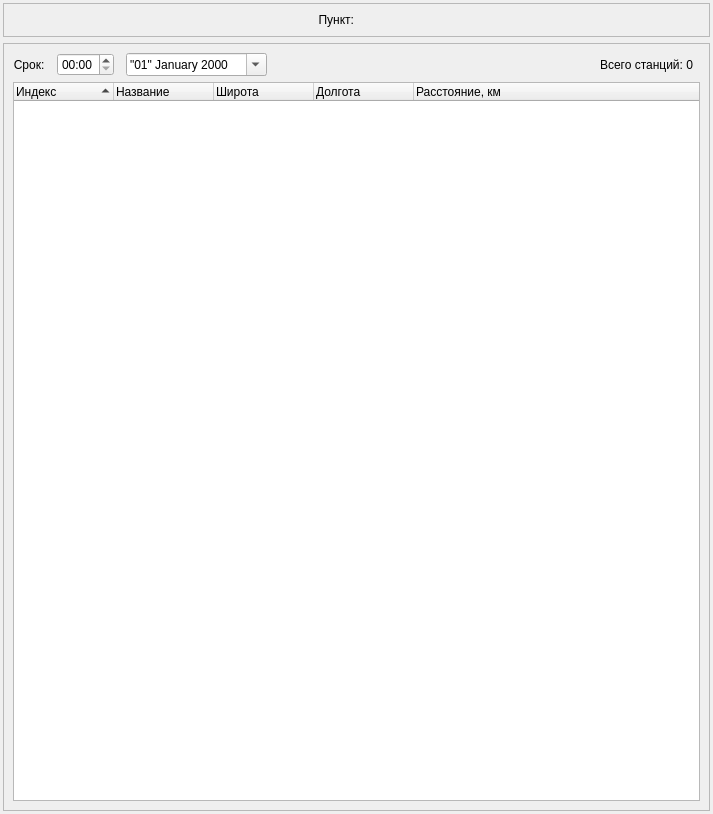
<?xml version="1.0" encoding="UTF-8"?>
<ui version="4.0">
 <class>StationList</class>
 <widget class="QWidget" name="StationList">
  <property name="geometry">
   <rect>
    <x>0</x>
    <y>0</y>
    <width>713</width>
    <height>814</height>
   </rect>
  </property>
  <property name="windowTitle">
   <string>Список станций с данными</string>
  </property>
  <layout class="QVBoxLayout" name="verticalLayout">
   <property name="leftMargin">
    <number>3</number>
   </property>
   <property name="topMargin">
    <number>3</number>
   </property>
   <property name="rightMargin">
    <number>3</number>
   </property>
   <property name="bottomMargin">
    <number>3</number>
   </property>
   <item>
    <widget class="QFrame" name="frame_2">
     <property name="frameShape">
      <enum>QFrame::StyledPanel</enum>
     </property>
     <property name="frameShadow">
      <enum>QFrame::Raised</enum>
     </property>
     <layout class="QHBoxLayout" name="horizontalLayout">
      <item>
       <widget class="QLabel" name="label">
        <property name="text">
         <string>Пункт:</string>
        </property>
        <property name="alignment">
         <set>Qt::AlignRight|Qt::AlignTop|Qt::AlignTrailing</set>
        </property>
       </widget>
      </item>
      <item>
       <widget class="StationWidget" name="point" native="true">
        <property name="sizePolicy">
         <sizepolicy hsizetype="Preferred" vsizetype="Maximum">
          <horstretch>0</horstretch>
          <verstretch>0</verstretch>
         </sizepolicy>
        </property>
        <property name="isMapButtonVisible" stdset="0">
         <bool>true</bool>
        </property>
        <property name="isSearchVisible" stdset="0">
         <bool>true</bool>
        </property>
        <property name="isSavedStationsVisible" stdset="0">
         <bool>false</bool>
        </property>
        <property name="isHorisontal" stdset="0">
         <bool>false</bool>
        </property>
        <property name="isFilterVisible" stdset="0">
         <bool>true</bool>
        </property>
       </widget>
      </item>
     </layout>
    </widget>
   </item>
   <item>
    <widget class="QFrame" name="frame">
     <property name="frameShape">
      <enum>QFrame::StyledPanel</enum>
     </property>
     <property name="frameShadow">
      <enum>QFrame::Raised</enum>
     </property>
     <layout class="QGridLayout" name="gridLayout">
      <item row="1" column="0" colspan="7">
       <widget class="QTreeWidget" name="stations">
        <property name="sizePolicy">
         <sizepolicy hsizetype="Expanding" vsizetype="MinimumExpanding">
          <horstretch>0</horstretch>
          <verstretch>0</verstretch>
         </sizepolicy>
        </property>
        <property name="rootIsDecorated">
         <bool>false</bool>
        </property>
        <property name="itemsExpandable">
         <bool>false</bool>
        </property>
        <property name="sortingEnabled">
         <bool>true</bool>
        </property>
        <property name="expandsOnDoubleClick">
         <bool>false</bool>
        </property>
        <attribute name="headerShowSortIndicator" stdset="0">
         <bool>true</bool>
        </attribute>
        <column>
         <property name="text">
          <string>Индекс</string>
         </property>
        </column>
        <column>
         <property name="text">
          <string>Название</string>
         </property>
        </column>
        <column>
         <property name="text">
          <string>Широта</string>
         </property>
        </column>
        <column>
         <property name="text">
          <string>Долгота</string>
         </property>
        </column>
        <column>
         <property name="text">
          <string>Расстояние, км</string>
         </property>
        </column>
       </widget>
      </item>
      <item row="0" column="3">
       <widget class="QDateEdit" name="date">
        <property name="displayFormat">
         <string>&quot;dd&quot; MMMM yyyy</string>
        </property>
        <property name="calendarPopup">
         <bool>true</bool>
        </property>
       </widget>
      </item>
      <item row="0" column="0">
       <widget class="QLabel" name="label_6">
        <property name="text">
         <string>Срок:  </string>
        </property>
        <property name="alignment">
         <set>Qt::AlignRight|Qt::AlignTrailing|Qt::AlignVCenter</set>
        </property>
        <property name="buddy">
         <cstring>time</cstring>
        </property>
       </widget>
      </item>
      <item row="0" column="1">
       <widget class="QTimeEdit" name="time">
        <property name="displayFormat">
         <string>HH:mm</string>
        </property>
        <property name="calendarPopup">
         <bool>true</bool>
        </property>
       </widget>
      </item>
      <item row="0" column="5">
       <widget class="QLabel" name="stationCount">
        <property name="text">
         <string>Всего станций: 0</string>
        </property>
       </widget>
      </item>
      <item row="0" column="4">
       <spacer name="horizontalSpacer">
        <property name="orientation">
         <enum>Qt::Horizontal</enum>
        </property>
        <property name="sizeHint" stdset="0">
         <size>
          <width>307</width>
          <height>20</height>
         </size>
        </property>
       </spacer>
      </item>
     </layout>
    </widget>
   </item>
  </layout>
 </widget>
 <customwidgets>
  <customwidget>
   <class>StationWidget</class>
   <extends>QWidget</extends>
   <header location="global">meteo/commons/ui/custom/stationwidget.h</header>
  </customwidget>
 </customwidgets>
 <tabstops>
  <tabstop>stations</tabstop>
 </tabstops>
 <resources/>
 <connections/>
</ui>
